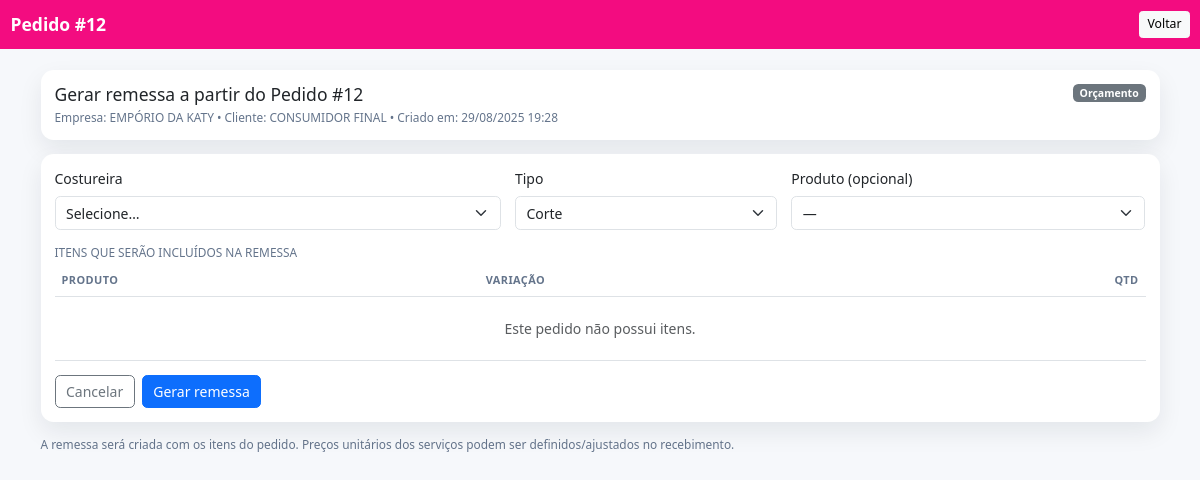
/pedidos/12/gerar-remessa/ (signed in), run on the app's committed database.
### camisas/models.py (models this page shows, shortened)
class Pedido(models.Model):
    STATUS = (
        ("ORC", "Orçamento"),
        ("PEN", "Pendente"),
        ("PROD", "Em Produção"),
        ("FAT", "Faturado/Entregue"),
        ("CANC", "Cancelado"),
    )
    empresa = models.ForeignKey('Empresa', on_delete=models.PROTECT, related_name="pedidos")
    cliente = models.ForeignKey('Cliente', on_delete=models.PROTECT, related_name="pedidos")
    criado_em = models.DateTimeField(default=timezone.now)
    status = models.CharField(max_length=4, choices=STATUS, default="ORC")
    observacao = models.TextField(blank=True, null=True)
    desconto_percentual = models.DecimalField(max_digits=7, decimal_places=2, default=Decimal("0.00"))
    acrescimo_percentual = models.DecimalField(max_digits=7, decimal_places=2, default=Decimal("0.00"))
    orcamento_ocultar_total = models.BooleanField(
        default=False,
        help_text="Se marcado, esconde o bloco de totais e a coluna Subtotal no orçamento."
    )
    numero_orcamento = models.CharField(max_length=40, blank=True, null=True)
    validade = models.DateField(blank=True, null=True)
    condicoes = models.TextField(blank=True, null=True)
    arte = SafeImageField(upload_to=arte_upload_to, blank=True, null=True)
    APPROVAL_CHOICES = (("PEND", "Pendente"), ("APRV", "Aprovado"), ("REJ", "Recusado"))
    approval_token = models.CharField(max_length=64, unique=True, db_index=True, default=gen_approval_token, editable=False)
    approval_status = models.CharField(max_length=4, choices=APPROVAL_CHOICES, default="PEND")
    approval_decided_at = models.DateTimeField(blank=True, null=True)
    approval_decision_ip = models.GenericIPAddressField(blank=True, null=True)
    approval_name = models.CharField(max_length=120, blank=True, null=True)
    approval_email = models.EmailField(blank=True, null=True)
    approval_comment = models.TextField(blank=True, null=True)
    approval_signature = SafeImageField(upload_to="assinaturas/%Y/%m", blank=True, null=True)
    approval_user_agent = models.TextField(blank=True, default="")
    approval_timezone = models.CharField(max_length=64, blank=True, default="")
    approval_hash = models.CharField(max_length=64, blank=True, default="")
    ART_CHOICES = (("PEND", "Pendente"), ("APRV", "Aprovado"), ("REJ", "Recusado"))
    artwork_token = models.CharField(max_length=64, unique=True, db_index=True, default=gen_approval_token, editable=False)
    artwork_status = models.CharField(max_length=4, choices=ART_CHOICES, default="PEND")
    artwork_decided_at = models.DateTimeField(blank=True, null=True)
    artwork_decision_ip = models.GenericIPAddressField(blank=True, null=True)
    artwork_name = models.CharField(max_length=120, blank=True, null=True)
    artwork_email = models.EmailField(blank=True, null=True)
    artwork_comment = models.TextField(blank=True, null=True)
    artwork_signature = SafeImageField(upload_to="assinaturas/%Y/%m", blank=True, null=True)
    artwork_user_agent = models.TextField(blank=True, default="")
    artwork_timezone = models.CharField(max_length=64, blank=True, default="")
    artwork_hash = models.CharField(max_length=64, blank=True, default="")

class Empresa(models.Model):
    nome_fantasia = models.CharField(max_length=120)
    razao_social = models.CharField(max_length=180, blank=True, null=True)
    cnpj = models.CharField(max_length=18, blank=True, null=True)
    ie = models.CharField("Inscrição Estadual", max_length=30, blank=True, null=True)
    email = models.EmailField(blank=True, null=True)
    telefone = models.CharField(max_length=30, blank=True, null=True)
    endereco = models.CharField(max_length=180, blank=True, null=True)
    cidade = models.CharField(max_length=80, blank=True, null=True)
    uf = models.CharField(max_length=2, blank=True, null=True)
    logo = models.ImageField(upload_to=logo_upload_to, blank=True, null=True)
    class Meta:
        ordering = ("nome_fantasia",)
    def logo_img_tag(self, height: int = 120) -> str:
        """Pré-visualização segura para usar no admin (readonly_fields)."""
        url = self.logo_url_safe
        if not url:
            return "—"
        return mark_safe(
            f'<img src="{url}" style="max-height:{height}px;border:1px solid #eee;padding:4px;border-radius:6px">'
        )
    logo_img_tag.short_description = "Logo"

class Cliente(models.Model):
    empresa = models.ForeignKey(Empresa, on_delete=models.PROTECT, related_name="clientes")
    nome = models.CharField(max_length=120)
    cpf_cnpj = models.CharField(max_length=20, blank=True, null=True)
    email = models.EmailField(blank=True, null=True)
    telefone = models.CharField(max_length=30, blank=True, null=True)
    endereco = models.CharField(max_length=180, blank=True, null=True)
    observacoes = models.TextField(blank=True, null=True)

### camisas/views.py (the view, shortened to what this page needs)
# urls.py: path("pedidos/<int:pk>/gerar-remessa/", views.pedido_gerar_remessa, name="pedido_gerar_remessa"),
@login_required
@transaction.atomic
def pedido_gerar_remessa(request, pk):
    pedido = get_object_or_404(
        Pedido.objects.select_related("empresa", "cliente"),
        pk=pk
    )
    if request.method == "GET":
        costureiras = Costureira.objects.filter(ativo=True).order_by("nome")
        produtos = Produto.objects.filter(empresa=pedido.empresa, ativo=True).order_by("nome")
        return render(request, "camisas/pedido_gerar_remessa.html", {
            "pedido": pedido,
            "costureiras": costureiras,
            "produtos": produtos,
            "remessa_tipos": Remessa.TIPO,  # <- o template espera isso
        })

### camisas/templates/camisas/pedido_gerar_remessa.html (shortened to what this page needs)
<!doctype html>
<html lang="pt-br">
<head>
  <link href="https://cdn.jsdelivr.net/npm/bootstrap@5.3.3/dist/css/bootstrap.min.css" rel="stylesheet"/>
</head>
<body>
<nav class="navbar nav-pro navbar-dark">
  <div class="container-fluid">
    <a class="navbar-brand fw-bold" href="{% url 'camisas:pedido_detail' pedido.pk %}">Pedido #{{ pedido.pk }}</a>
    <div class="ms-auto d-flex gap-2">
      <a class="btn btn-sm btn-light" href="{% url 'camisas:pedido_detail' pedido.pk %}">Voltar</a>
    </div>
  </div>
</nav>
<main class="container py-4">
  <div class="card p-3 bg-white mb-3">
    <div class="d-flex justify-content-between align-items-start flex-wrap gap-2">
      <div>
        <h1 class="h5 mb-1">Gerar remessa a partir do Pedido #{{ pedido.pk }}</h1>
        <div class="mini">
          Empresa: {{ pedido.empresa.nome_fantasia }} • Cliente: {{ pedido.cliente.nome }} •
          Criado em: {{ pedido.criado_em|date:"d/m/Y H:i" }}
        </div>
      </div>
      <span class="badge {% if pedido.status == 'FAT' %}text-bg-success{% elif pedido.status == 'PROD' %}text-bg-primary{% elif pedido.status == 'PEN' %}text-bg-warning{% elif pedido.status == 'ORC' %}text-bg-secondary{% else %}text-bg-dark{% endif %}">
        {{ pedido.get_status_display }}
      </span>
    </div>
  </div>
  <div class="card p-3 bg-white mb-3">
    <form method="post" class="row g-3">
      <div class="col-12 col-md-5">
        <label class="form-label">Costureira</label>
        <select name="costureira" class="form-select" required>
          <option value="" selected disabled>Selecione…</option>
        </select>
      </div>
      <div class="col-6 col-md-3">
        <label class="form-label">Tipo</label>
        <select name="tipo" class="form-select">
          {% if remessa_tipos %}
            {% for val,label in remessa_tipos %}
              <option value="{{ val }}">{{ label }}</option>
            {% endfor %}
          {% else %}
            <option value="CORTE">Corte</option>
            <option value="COSTURA">Costura</option>
            <option value="CORRECAO">Correção</option>
          {% endif %}
        </select>
      </div>
      <div class="col-6 col-md-4">
        <label class="form-label">Produto (opcional)</label>
        <select name="produto" class="form-select">
          <option value="">—</option>
        </select>
      </div>
      <div class="col-12">
        <div class="mini text-uppercase mb-1">Itens que serão incluídos na remessa</div>
        <div class="table-responsive">
          <table class="table align-middle mb-0">
            <thead>
              <tr><th>Produto</th><th>Variação</th><th class="text-end">Qtd</th></tr>
            </thead>
            <tbody>
              {% for it in pedido.itens.all %}
                <tr>
                  <td class="fw-semibold">{{ it.variacao.produto.nome }}</td>
                  <td>{{ it.variacao.tamanho }}/{{ it.variacao.cor }}</td>
                  <td class="text-end">{{ it.quantidade }}</td>
                </tr>
              {% empty %}
                <tr><td colspan="3" class="text-center text-muted py-4">Este pedido não possui itens.</td></tr>
              {% endfor %}
            </tbody>
          </table>
        </div>
      </div>
      <div class="col-12 d-flex gap-2">
        <a href="{% url 'camisas:pedido_detail' pedido.pk %}" class="btn btn-outline-secondary">Cancelar</a>
        <button class="btn btn-primary">Gerar remessa</button>
      </div>
    </form>
  </div>
  <p class="mini">
    A remessa será criada com os itens do pedido. Preços unitários dos serviços podem ser definidos/ajustados no recebimento.
  </p>
</main>
</body>
</html>

### camisas/templates/camisas/pedido_gerar_remessa.html (style rules this page uses)
:root { --ink:#0f172a;--muted:#64748b;--g1:#f30c80;--g2:#f30c80;--ring:rgba(37,99,235,.18);--base-font:14px; }
html { font-size:var(--base-font); }
body { background:#f6f8fb;color:var(--ink); }
.nav-pro { background:linear-gradient(90deg,var(--g1),var(--g2)); }
.card { border:none;box-shadow:0 10px 24px rgba(17,24,39,.08);border-radius:.9rem; }
.mini { font-size:.85rem;color:var(--muted) }
.table thead th { font-size:.78rem;text-transform:uppercase;letter-spacing:.04em;color:#64748b;border-top:0 }

### data on the page
Pedido: pk "12", empresa.nome_fantasia "EMPÓRIO DA KATY", cliente.nome "CONSUMIDOR FINAL", criado_em "29/08/2025 19:28", status "Orçamento"

### other printed values
form field tipo "Corte"
